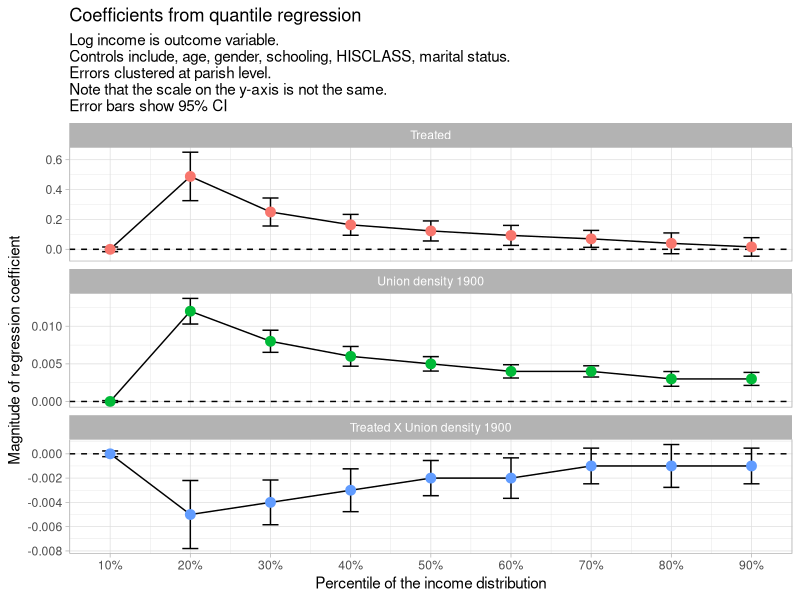

Write the R code that produced this figure.
## ---- chunk 1
library(tidyverse)
theme_set(theme_light())

# Create atheme_light()# Create a data frame for coefficients
coefficients <- data.frame(
  Variable = c("Birth Parish (Treated) = 1", 
               "popular_movement_density_1900_FA", 
               "Birth Parish (Treated) = 1 × popular_movement_density_1900_FA"),
  `1` = c(0.000, 0.000, -0.000),
  `2` = c(0.488, 0.012, -0.005),
  `3` = c(0.250, 0.008, -0.004),
  `4` = c(0.164, 0.006, -0.003),
  `5` = c(0.123, 0.005, -0.002),
  `6` = c(0.093, 0.004, -0.002),
  `7` = c(0.070, 0.004, -0.001),
  `8` = c(0.040, 0.003, -0.001),
  `9` = c(0.016, 0.003, -0.001)
) %>% 
  rename_with(-Variable, .fn = ~ str_replace(., "X", "decile_")) %>% 
  rename_with(-Variable, .fn = ~ str_c(., "0")) %>% 
  pivot_longer(-Variable, names_to = "decile", values_to = "coefficient") %>% 
  mutate(decile = as.numeric(str_extract(decile, "\\d\\d")))

# Create a data frame for standard errors
standard_errors <- data.frame(
  Variable = c("Birth Parish (Treated) = 1", 
               "popular_movement_density_1900_FA", 
               "Birth Parish (Treated) = 1 × popular_movement_density_1900_FA"),
  `1` = c(0.00791, 0.00006, 0.00012),
  `2` = c(0.08279, 0.00087, 0.00143),
  `3` = c(0.04783, 0.00075, 0.00094),
  `4` = c(0.03563, 0.00067, 0.00090),
  `5` = c(0.03425, 0.00049, 0.00074),
  `6` = c(0.03417, 0.00045, 0.00085),
  `7` = c(0.02889, 0.00038, 0.00075),
  `8` = c(0.03547, 0.00050, 0.00090),
  `9` = c(0.03168, 0.00044, 0.00075)
) %>% 
  rename_with(-Variable, .fn = ~ str_replace(., "X", "decile_")) %>% 
  rename_with(-Variable, .fn = ~ str_c(., "0")) %>% 
  pivot_longer(-Variable, names_to = "decile", values_to = "se") %>% 
  mutate(decile = as.numeric(str_extract(decile, "\\d\\d")))


df <- coefficients %>%
  inner_join(standard_errors, by = c("Variable", "decile")) %>%
  mutate(
    Variable = case_when(
      Variable == "Birth Parish (Treated) = 1" ~ "Treated",
      Variable == "popular_movement_density_1900_FA" ~ "Union density 1900",
      Variable == "Birth Parish (Treated) = 1 × popular_movement_density_1900_FA" ~ "Treated X Union density 1900"
    ),
    Variable = fct_relevel(Variable, "Union density 1900"),
    Variable = fct_relevel(Variable, "Treated")
  )

# Create the plot
df %>%
  ggplot(aes(decile, coefficient, group = Variable)) +
  facet_wrap(~Variable, nrow = 3, scales = "free_y") +
  geom_hline(yintercept = 0, lty = 2) +
  geom_errorbar(aes(ymin = coefficient - 1.96 * se, ymax = coefficient + 1.96 * se), width = 2) +
  geom_line() +
  geom_point(aes(colour = Variable), show.legend = F, cex = 3) +
  scale_x_continuous(labels = scales::percent_format(scale = 1), breaks = seq(10, 90, 10)) +
  labs(
    x = "Percentile of the income distribution",
    y = "Magnitude of regression coefficient",
    title = "Coefficients from quantile regression",
    subtitle = "Log income is outcome variable.\nControls include, age, gender, schooling, HISCLASS, marital status. \nErrors clustered at parish level. \nNote that the scale on the y-axis is not the same.\nError bars show 95% CI"
  )

